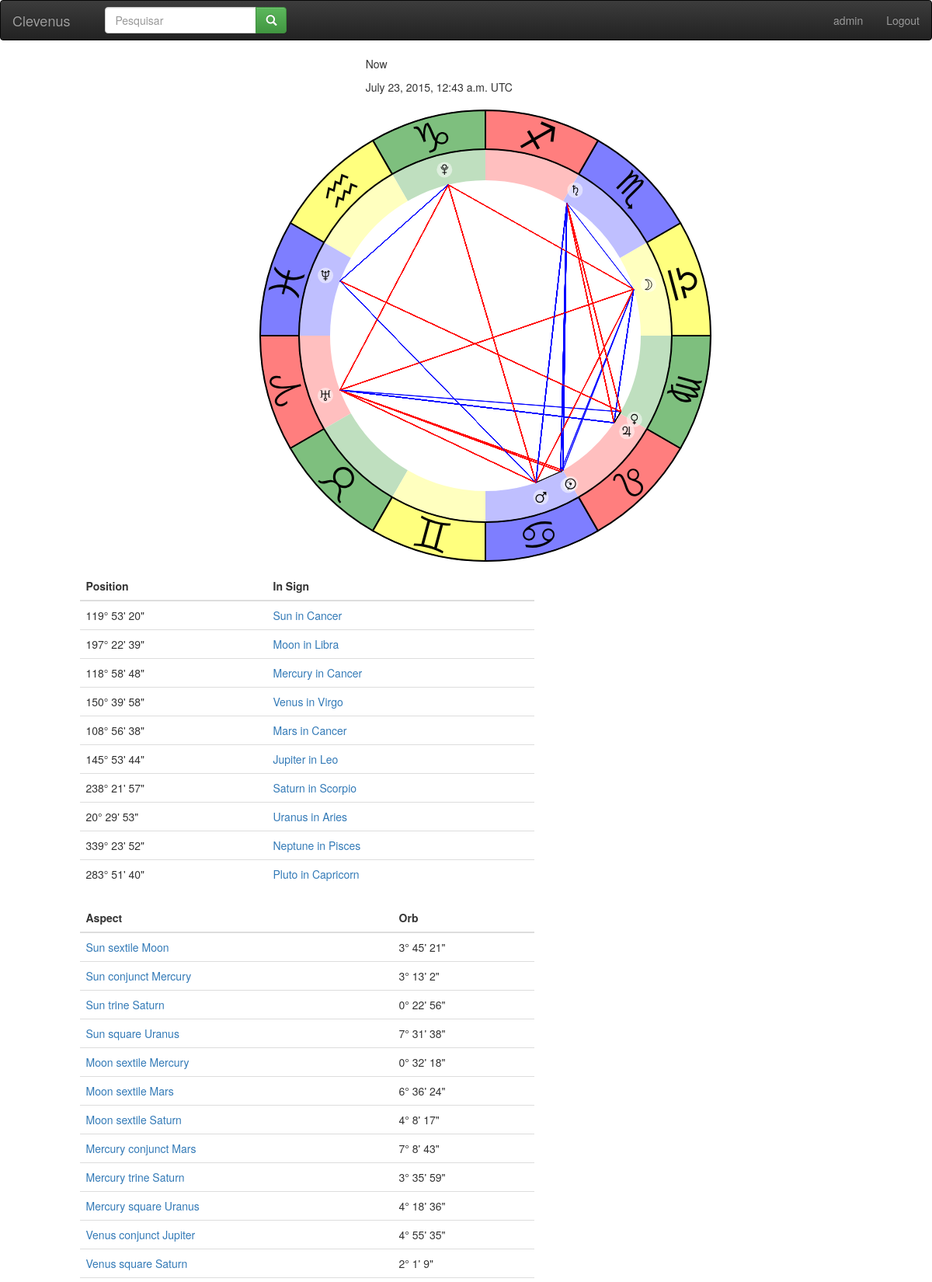
Screenshot of /chart/1 (signed in, upper part) with the database file from the repository.
### charts/models.py (models this page shows, shortened)
class Chart(models.Model):
    N_PLANETS = swe.NPLANETS
    user = models.ForeignKey(UserProfile, related_name='charts')
    name = models.CharField(max_length=256)
    date = models.DateField()
    time = models.TimeField(null=True, blank=True)
    datetime = models.DateTimeField()
    city = models.ForeignKey(City, null=True, blank=True)
    city_name = models.CharField(max_length=512, null=True, blank=True)
    lat = models.FloatField(null=True, blank=True)
    lng = models.FloatField(null=True, blank=True)
    sun = models.FloatField(_('Sun'))
    moon = models.FloatField(_('Moon'))
    mercury = models.FloatField(_('Mercury'))
    venus = models.FloatField(_('Venus'))
    mars = models.FloatField(_('Mars'))
    jupiter = models.FloatField(_('Jupiter'))
    saturn = models.FloatField(_('Saturn'))
    uranus = models.FloatField(_('Uranus'))
    neptune = models.FloatField(_('Neptune'))
    pluto = models.FloatField(_('Pluto'))
    mean_node = models.FloatField()
    true_node = models.FloatField()
    mean_apog = models.FloatField()
    oscu_apog = models.FloatField()
    earth = models.FloatField()
    chiron = models.FloatField()
    pholus = models.FloatField()
    ceres = models.FloatField()
    pallas = models.FloatField()
    juno = models.FloatField()
    vesta = models.FloatField()
    intp_apog = models.FloatField()
    intp_perg = models.FloatField()
    house_1 = models.FloatField(null=True, blank=True)
    house_2 = models.FloatField(null=True, blank=True)
    house_3 = models.FloatField(null=True, blank=True)
    house_4 = models.FloatField(null=True, blank=True)
    house_5 = models.FloatField(null=True, blank=True)
    house_6 = models.FloatField(null=True, blank=True)
    house_7 = models.FloatField(null=True, blank=True)
    house_8 = models.FloatField(null=True, blank=True)
    house_9 = models.FloatField(null=True, blank=True)
    house_10 = models.FloatField(null=True, blank=True)
    house_11 = models.FloatField(null=True, blank=True)
    house_12 = models.FloatField(null=True, blank=True)
    planet_positions = models.ManyToManyField(Planet, through=PlanetPosition)
    planets_in_signs = models.ManyToManyField(PlanetInSign)
    planets_in_houses = models.ManyToManyField(PlanetInHouse)
    houses_in_signs = models.ManyToManyField(HouseInSign)
    aspects = models.ManyToManyField(Aspect, through=ChartAspect)
    created = models.DateTimeField(auto_now_add=True)
    modified = models.DateTimeField(auto_now=True)

class PlanetPosition(models.Model):
    name = models.CharField(max_length=256)
    chart = models.ForeignKey('Chart')
    planet = models.ForeignKey(Planet)
    sign = models.ForeignKey(Sign)
    asc = models.FloatField(default=0)
    house = models.ForeignKey(House, null=True, blank=True)
    angle = models.FloatField()
    speed = models.FloatField()
    planet_in_sign = models.ForeignKey(PlanetInSign)
    planet_in_house = models.ForeignKey(PlanetInHouse, null=True, blank=True)
    def get_x(self, planet_radius=220, chart_center_x=300):
        x = cos((self.angle+180-self.asc)*pi/180.0) * planet_radius + chart_center_x
        return x
    def get_y(self, planet_radius=220, chart_center_y=300):
        y = -sin((self.angle+180-self.asc)*pi/180.0) * planet_radius + chart_center_y
        return y
    def get_x_aspect(self):
        return self.get_x(planet_radius=200)
    def get_y_aspect(self):
        return self.get_y(planet_radius=200)
    def get_chart_params(self, planet_radius=220, planet_size=7, planet_circle=10):
        params = dict()
        planet_scale = planet_size*2/100.0
        chart_center_x = 300
        chart_center_y = 300
        p_x = self.get_x()
        p_y = self.get_y()
        visibility = True
        params[self.planet.code+'_visibility'] = 'visible' if visibility else 'hidden'
        params[self.planet.code+'_x'] = p_x
        params[self.planet.code+'_y'] = p_y
        params[self.planet.code+'_circle'] = planet_circle
        params[self.planet.code+'_scale'] = planet_scale
        params[self.planet.code+'_x_corner'] = p_x - planet_size
        params[self.planet.code+'_y_corner'] = p_y - planet_size
        return params

class ChartAspect(models.Model):
    name = models.CharField(max_length=256)
    chart = models.ForeignKey('Chart')
    aspect = models.ForeignKey(Aspect)
    angle = models.FloatField()
    exact = models.FloatField()
    diff = models.FloatField()
    p1 = models.ForeignKey(PlanetPosition, verbose_name='First Planet', related_name='chart_aspects_first')
    p2 = models.ForeignKey(PlanetPosition, verbose_name='Second Planet', related_name='chart_aspects_second')
    asc = models.FloatField(default=0)
    def get_svg(self, asc=0):
        params = dict()
        params['id'] = '%s_%s_aspect' % (self.p1.planet.code, self.p2.planet.code)
        params['x1'] = self.p1.get_x_aspect()
        params['y1'] = self.p1.get_y_aspect()
        params['x2'] = self.p2.get_x_aspect()
        params['y2'] = self.p2.get_y_aspect()
        color = 'black'
        if self.exact == 60 or self.exact==120:
            color = 'blue'
        if self.exact == 90 or self.exact == 180:
            color = 'red'
        params['color'] = color
        svg = '<svg class="svg_aspect"><line id="{id}" x1="{x1}" y1="{y1}" x2="{x2}" y2="{y2}" style="stroke:{color};stroke-width:1"></line></svg>'.format(**params)
        return svg

### astro/models.py (models this page shows, shortened)
class Interpretable(models.Model):
    iname = models.CharField(max_length=20, unique=True)
    def __unicode__(self):
        return self.iname

class Planet(Interpretable):
    index = models.IntegerField(unique=True)
    name = models.CharField(max_length=20, unique=True)
    code = models.CharField(max_length=20, unique=True)
    slug = models.SlugField()

class Interpretable(models.Model):
    iname = models.CharField(max_length=20, unique=True)
    def __unicode__(self):
        return self.iname

### charts/views.py (the view)
# urls.py: url(r'(?P<chart_id>\d*)', chartView),
def chartView(request, chart_id):
    chart = get_object_or_404(Chart, pk=chart_id)
    planets = chart.planetposition_set.all().select_related('planet',  'sign', 'house')[:10]
    aspects = chart.chartaspect_set.filter(diff__lt=10, p1__planet__index__lt=10, p2__planet__index__lt=10).select_related('p1__planet', 'p2__planet', 'aspect')
    params = dict()
    asc = chart.house_1
    params['asc'] = asc
    for p in planets:
        params.update(p.get_chart_params())
    params['chart'] = chart
    params['planets'] = planets
    params['aspects'] = aspects
    params['action'] = '/chart/post'
    return render(request, 'charts/detail.html', params)

### charts/templatetags/chart_tags.py (called while the page is built)
@register.filter
def dms(value):
    mnt, sec = divmod(value*3600, 60)
    deg, mnt = divmod(mnt, 60)
    deg, mnt, sec = int(deg), int(mnt), int(sec)
    return u"%s° %s' %s\"" % (deg, mnt, sec)

### charts/templates/charts/detail.html (shortened to what this page needs)
{% extends 'base.html' %}
{% load chart_tags %}
{% block content %}
    <div class="container">
    <div class="row row-centered">
        <div class="col-xs-3 col-centered"><p>{{ chart.name }}</p></div>
    </div>
    <div class="row row-centered">
        <div class="col-xs-3 col-centered"><p>{{ chart.datetime }} {{ chart.datetime.tzinfo }}</p></div>
    </div>
    <div class="row row-centered">
        <div class="col-xs-6 col-centered">
        </div>
    </div>
</div>
    <div class="row">
        <div class="col-md-6 col-md-offset-1">
            <table class="table">
                <thead>
                <tr>
                    <th >Position</th>
                    <th>In Sign</th>
                </tr>
                </thead>
                <tbody>
                {% for planet in planets %}
                    <tr>
                        <td>{{ planet.angle|dms }}</td>
                        <td>
                            <a href="{% url 'planet-in-sign' planet.planet.slug planet.sign.slug %}">{{ planet.planet.name }}
                                in {{ planet.sign }}</a></td>
                    </tr>
                {% endfor %}
                </tbody>
            </table>
        </div>
    </div>
    <div class="row">
        <div class="col-md-6 col-md-offset-1">
            <table class="table">
                <thead>
                <tr>
                    <th data-sortable="true">Aspect</th>
                    <th data-sortable="true">Orb</th>
                </tr>
                </thead>
                <tbody>
                {% for aspect in aspects %}
                    <tr>
                        <td>
                            <a href="{% url 'aspect' aspect.p1.planet.slug aspect.aspect.type aspect.p2.planet.slug %}">{{ aspect.aspect }}</a>
                        </td>
                        <td>{{ aspect.diff|dms }}</td>
                    </tr>
                {% endfor %}
                </tbody>
            </table>
        </div>
    </div>
{% endblock %}

### templates/navbar.html (shortened to what this page needs)
				<div class="navbar navbar-inverse" role="navigation">
					<div class="navbar-header">
				        <a class="navbar-brand" rel="home" href="/" title="Interpretações Astrológicas">Clevenus</a>
				    </div>
				    <div class="collapse navbar-collapse navbar-ex1-collapse">
				    	<div class="col-sm-8 col-md-8">
					    	<form class="navbar-form" role="search" method="get" id="search-form" name="search-form">
						        <div class="input-group">
						            <input type="text" class="form-control" placeholder="Pesquisar" id="query" name="search" value="">
							            <div class="input-group-btn">
						            <button type="submit" class="btn btn-success"><span class="glyphicon glyphicon-search"></span></button>
						            </div>
						        </div>
					        </form>
				        </div>
						<ul class="nav navbar-nav navbar-right">
                            {% if user.username %}
                                <li><a data-toggle="modal" href="#" data-target="#">{{ user.username }}</a></li>
                            {% else %}
                                <li><a data-toggle="modal" href="{% url 'login' %}" data-target="/accounts/login/">Login</a></li>
                            {% endif %}
							<li><a data-toggle="modal" href="{% url 'logout' %}" data-target="/accounts/logout/">Logout</a></li>
						</ul>
				    </div>
				</div>

### static/clevenus/navbar.css (style rules this page uses)
.row-centered { text-align:center; }
.col-centered { display: inline-block; float: none; text-align: left; margin-right: -4px; }

### rows the page displays
Chart: name "Now", datetime "July 23, 2015, 12:43 a.m.", datetime.tzinfo "UTC"
PlanetPosition: angle|dms "119° 53' 20\"", planet.name "Sun", sign "Cancer"
PlanetPosition: angle|dms "197° 22' 39\"", planet.name "Moon", sign "Libra"
PlanetPosition: angle|dms "118° 58' 48\"", planet.name "Mercury", sign "Cancer"
PlanetPosition: angle|dms "150° 39' 58\"", planet.name "Venus", sign "Virgo"
PlanetPosition: angle|dms "108° 56' 38\"", planet.name "Mars", sign "Cancer"
PlanetPosition: angle|dms "145° 53' 44\"", planet.name "Jupiter", sign "Leo"
PlanetPosition: angle|dms "238° 21' 57\"", planet.name "Saturn", sign "Scorpio"
PlanetPosition: angle|dms "20° 29' 53\"", planet.name "Uranus", sign "Aries"
PlanetPosition: angle|dms "339° 23' 52\"", planet.name "Neptune", sign "Pisces"
PlanetPosition: angle|dms "283° 51' 40\"", planet.name "Pluto", sign "Capricorn"
ChartAspect: aspect "Sun sextile Moon", diff|dms "3° 45' 21\""
ChartAspect: aspect "Sun conjunct Mercury", diff|dms "3° 13' 2\""
ChartAspect: aspect "Sun trine Saturn", diff|dms "0° 22' 56\""
ChartAspect: aspect "Sun square Uranus", diff|dms "7° 31' 38\""
ChartAspect: aspect "Moon sextile Mercury", diff|dms "0° 32' 18\""
ChartAspect: aspect "Moon sextile Mars", diff|dms "6° 36' 24\""
ChartAspect: aspect "Moon sextile Saturn", diff|dms "4° 8' 17\""
ChartAspect: aspect "Mercury conjunct Mars", diff|dms "7° 8' 43\""
ChartAspect: aspect "Mercury trine Saturn", diff|dms "3° 35' 59\""
ChartAspect: aspect "Mercury square Uranus", diff|dms "4° 18' 36\""
ChartAspect: aspect "Venus conjunct Jupiter", diff|dms "4° 55' 35\""
ChartAspect: aspect "Venus square Saturn", diff|dms "2° 1' 9\""

### other values shown
{{ user.username }} "admin"
